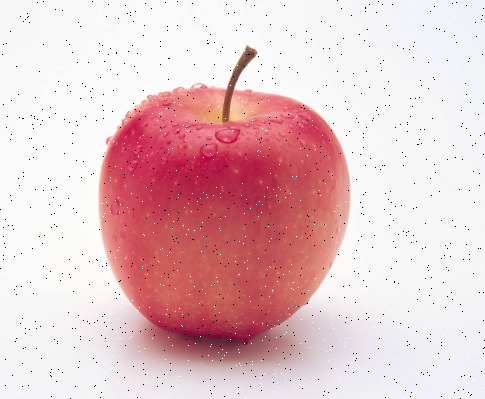
#> input picture OpenCV/apple.png, 485 x 399 px
$ python '图像的平滑.py'
#> lines starting #> are read from the running program, lines starting #| are printed output that depends on the picture
import cv2
import matplotlib.pyplot as plt

img = cv2.imread('apple.png')
#> img is the input picture: shape (399, 485, 3); mean B, G, R 200.7, 197.3, 230.5

# 需要先转换格式，将BGR变成RGB,
img = cv2.cvtColor(img, cv2.COLOR_BGR2RGB)
# 进行图像的平滑操作需要使用各种滤波,需要指定核
# cv2.blur(image, ksize)均值滤波会使图像状况变好，但同时也使图像变的明显模糊，易收到干扰，只能相对减弱噪声
# cv2.boxFilter(src, depth(通常用-1表示与原始图像一致), ksize, normalize)方框滤波，使用的比均值滤波高，但仍然一般，有一个normalize，False则不进行均值化处理
# cv2.GuassianBlur(img, ksize, sigmaX, sigmaY)高斯滤波，需要指定sigmaX，sigmaY，为0则自己计算
# cv2.medianBlur(src, ksize)均值滤波，对消除椒盐噪声特别有用

res1 = cv2.blur(img, (5, 5))
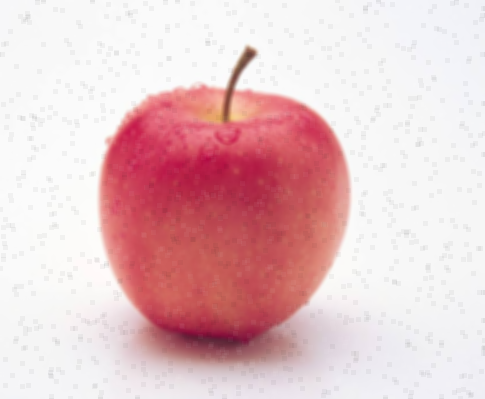
#> res1: shape (399, 485, 3); mean R, G, B 230.5, 197.2, 200.7
res2 = cv2.GaussianBlur(img, (5, 5), 0, 0)
res3 = cv2.boxFilter(img, -1, (5, 5), False)
res4 = cv2.medianBlur(img, 5)

# 保存图像
titles = ['Blur', 'GaussianBlur', 'boxFilter', 'medianBlur']
images = [res1, res2, res3, res4]
for i in range(4):
    plt.subplot(2, 2, i+1),plt.imshow(images[i], 'gray')
    plt.title(titles[i])
    plt.xticks([]),plt.yticks([])
plt.savefig('applefin.png')
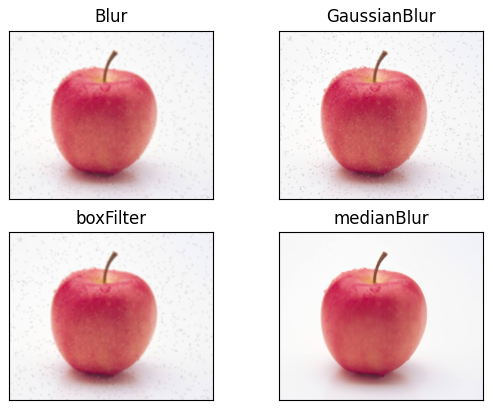
#> figure drawn by matplotlib, 4 panels
# cv2.imshow('apple', img)
# cv2.waitKey(0)
# cv2.destroyAllWindows()

$ run again, with OpenCV/ccc.png copied over OpenCV/apple.png
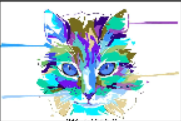
#> input picture OpenCV/ccc.png, 181 x 121 px
#> img is the input picture: shape (121, 181, 3); mean B, G, R 222.7, 215.2, 196.7
#> `res4 = cv2.medianBlur(img, 5)`:
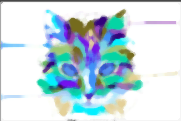
#> res4: shape (121, 181, 3); mean R, G, B 197.8, 217.7, 224.7
#> `plt.savefig('applefin.png')`:
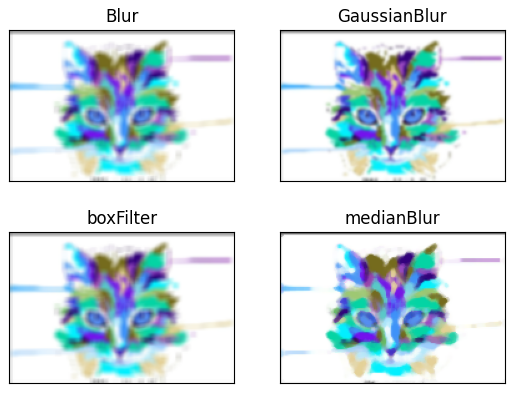
#> figure drawn by matplotlib, 4 panels
